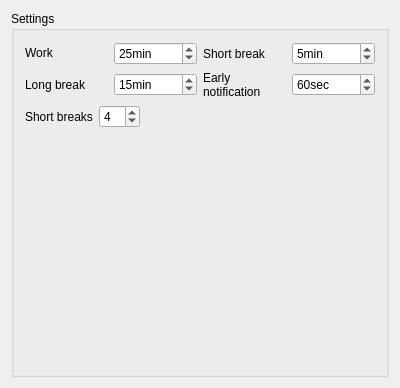
<?xml version="1.0" encoding="UTF-8"?>
<ui version="4.0">
 <class>settings</class>
 <widget class="QDialog" name="settings">
  <property name="geometry">
   <rect>
    <x>0</x>
    <y>0</y>
    <width>400</width>
    <height>388</height>
   </rect>
  </property>
  <property name="windowTitle">
   <string>Settings</string>
  </property>
  <property name="windowIcon">
   <iconset theme="tomate" resource="../assets.qrc">
    <normaloff>:/icons/src/assets/tomate.svg</normaloff>:/icons/src/assets/tomate.svg</iconset>
  </property>
  <layout class="QVBoxLayout" name="verticalLayout_2">
   <item>
    <widget class="QGroupBox" name="settingsgbox">
     <property name="title">
      <string>Settings</string>
     </property>
     <layout class="QVBoxLayout" name="verticalLayout_3">
      <item>
       <layout class="QHBoxLayout" name="horizontalLayout">
        <item>
         <widget class="QLabel" name="workLabel">
          <property name="toolTip">
           <string>&lt;html&gt;&lt;head/&gt;&lt;body&gt;&lt;p&gt;Set work time in minutes, every &lt;span style=&quot; font-weight:600;&quot;&gt;n&lt;/span&gt; minutes you will have a long or short break depending on your settings&lt;/p&gt;&lt;/body&gt;&lt;/html&gt;</string>
          </property>
          <property name="text">
           <string>&lt;html&gt;&lt;head/&gt;&lt;body&gt;&lt;p&gt;Work&lt;/p&gt;&lt;/body&gt;&lt;/html&gt;</string>
          </property>
         </widget>
        </item>
        <item>
         <widget class="QSpinBox" name="workSpinBox">
          <property name="toolTip">
           <string>&lt;html&gt;&lt;head/&gt;&lt;body&gt;&lt;p&gt;Set work time in minutes, every &lt;span style=&quot; font-weight:600;&quot;&gt;n&lt;/span&gt; minutes you will have a long or short break depending on your settings&lt;/p&gt;&lt;/body&gt;&lt;/html&gt;</string>
          </property>
          <property name="suffix">
           <string>min</string>
          </property>
          <property name="minimum">
           <number>1</number>
          </property>
          <property name="maximum">
           <number>60</number>
          </property>
          <property name="value">
           <number>25</number>
          </property>
         </widget>
        </item>
        <item>
         <widget class="QLabel" name="sbreakLabel">
          <property name="toolTip">
           <string>Set the short break time in minutes, each time a work period is complete you will have a break, either long or short depending on your settings</string>
          </property>
          <property name="text">
           <string>Short break</string>
          </property>
         </widget>
        </item>
        <item>
         <widget class="QSpinBox" name="sbreakSpinBox">
          <property name="suffix">
           <string>min</string>
          </property>
          <property name="minimum">
           <number>1</number>
          </property>
          <property name="maximum">
           <number>15</number>
          </property>
          <property name="value">
           <number>5</number>
          </property>
         </widget>
        </item>
       </layout>
      </item>
      <item>
       <layout class="QHBoxLayout" name="horizontalLayout_2">
        <item>
         <widget class="QLabel" name="lbreakLabel">
          <property name="toolTip">
           <string>Set the long break time in minutes, each time a work period is complete you will have a break, either long or short depending on your settings</string>
          </property>
          <property name="text">
           <string>Long break</string>
          </property>
         </widget>
        </item>
        <item>
         <widget class="QSpinBox" name="lbreakSpinBox">
          <property name="toolTip">
           <string>Set the short break time in minutes, each time a work period is complete you will have a break, either long or short depending on your settings</string>
          </property>
          <property name="suffix">
           <string>min</string>
          </property>
          <property name="maximum">
           <number>60</number>
          </property>
          <property name="value">
           <number>15</number>
          </property>
         </widget>
        </item>
        <item>
         <widget class="QLabel" name="label_4">
          <property name="toolTip">
           <string>If you wish to receive a notification before the work time is over specify the time in seconds that you want your early notification</string>
          </property>
          <property name="text">
           <string>&lt;html&gt;&lt;head/&gt;&lt;body&gt;&lt;p&gt;Early&lt;br&gt;notification&lt;/p&gt;&lt;/body&gt;&lt;/html&gt;</string>
          </property>
         </widget>
        </item>
        <item>
         <layout class="QVBoxLayout" name="verticalLayout">
          <item>
           <widget class="QSpinBox" name="earlynotifySpinBox">
            <property name="toolTip">
             <string>If you wish to receive a notification before the work time is over specify the time in seconds that you want your early notification</string>
            </property>
            <property name="suffix">
             <string>sec</string>
            </property>
            <property name="maximum">
             <number>300</number>
            </property>
            <property name="value">
             <number>60</number>
            </property>
           </widget>
          </item>
         </layout>
        </item>
       </layout>
      </item>
      <item>
       <layout class="QHBoxLayout" name="horizontalLayout_3">
        <item>
         <widget class="QLabel" name="sbreaksnumberLabel">
          <property name="toolTip">
           <string>Set the times you want to have work/shortbreak cycles before a long break</string>
          </property>
          <property name="text">
           <string>Short breaks</string>
          </property>
         </widget>
        </item>
        <item>
         <widget class="QSpinBox" name="sbreaknumberSpinBox">
          <property name="toolTip">
           <string>Set the times you want to have work/shortbreak cycles before a long break</string>
          </property>
          <property name="suffix">
           <string/>
          </property>
          <property name="minimum">
           <number>1</number>
          </property>
          <property name="maximum">
           <number>10</number>
          </property>
          <property name="value">
           <number>4</number>
          </property>
         </widget>
        </item>
        <item>
         <spacer name="horizontalSpacer">
          <property name="orientation">
           <enum>Qt::Horizontal</enum>
          </property>
          <property name="sizeHint" stdset="0">
           <size>
            <width>40</width>
            <height>20</height>
           </size>
          </property>
         </spacer>
        </item>
       </layout>
      </item>
      <item>
       <spacer name="verticalSpacer_2">
        <property name="orientation">
         <enum>Qt::Vertical</enum>
        </property>
        <property name="sizeHint" stdset="0">
         <size>
          <width>20</width>
          <height>40</height>
         </size>
        </property>
       </spacer>
      </item>
     </layout>
    </widget>
   </item>
  </layout>
 </widget>
 <layoutdefault spacing="6" margin="11"/>
 <resources>
  <include location="../assets.qrc"/>
 </resources>
 <connections/>
</ui>
